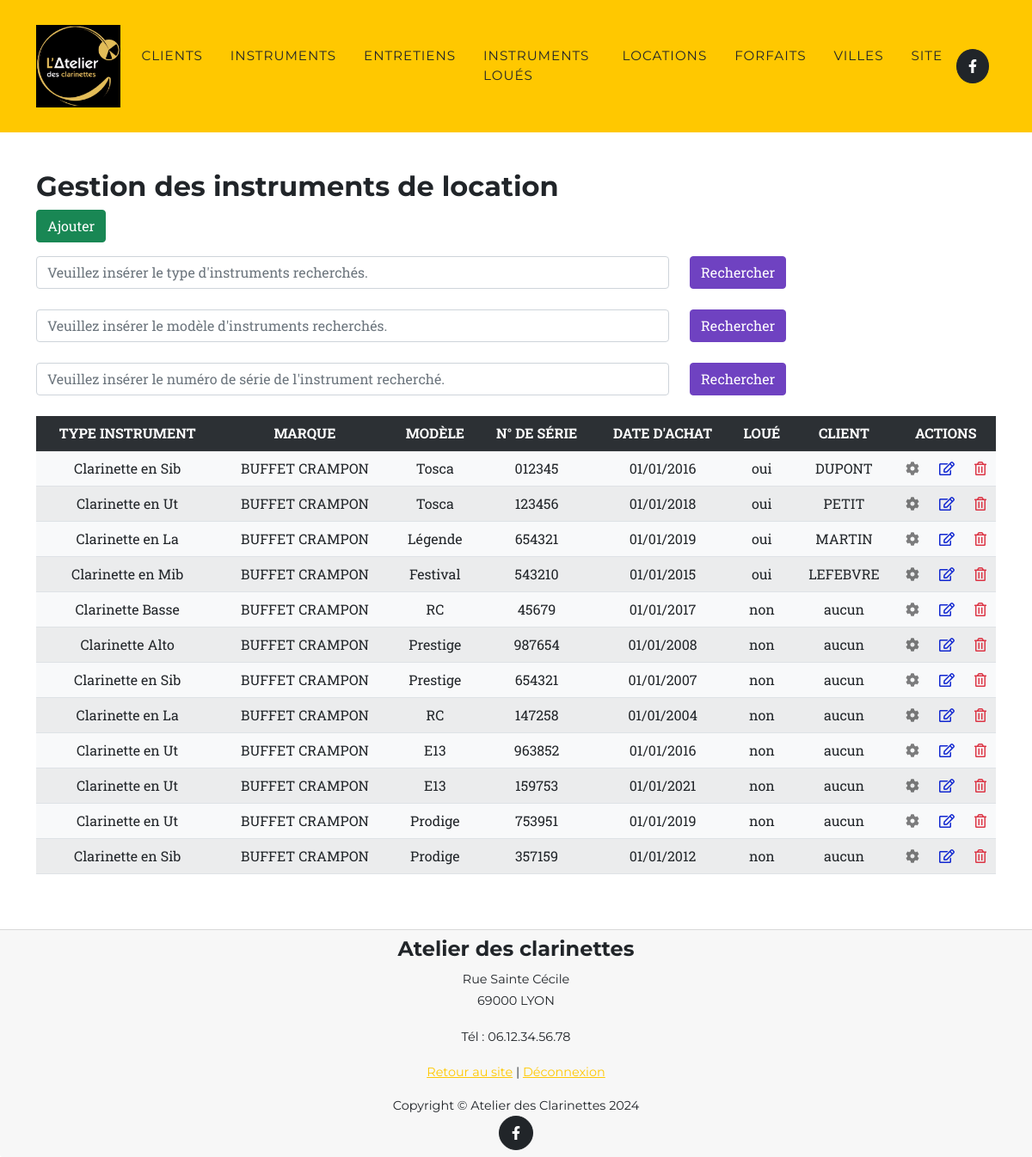
Page /admin/tableaux/tabInstrument_Locations.php on the committed database.
### tables this page shows
CREATE TABLE IF NOT EXISTS `INSTRUMENT` (
  `idInstrument` INT NOT NULL AUTO_INCREMENT,
  `typeInstrument` VARCHAR(150) NOT NULL,
  `marque` VARCHAR(50) NOT NULL,
  `modele` VARCHAR(50) NOT NULL,
  `numeroSerie` VARCHAR(50) NOT NULL,
  `dateAchat` DATE NOT NULL,
  `parcLocation` TINYINT NOT NULL,
  `fkIdClient` INT,
  `fkIdLocation` INT,
  PRIMARY KEY (`idInstrument`),
  CONSTRAINT `INSTRUMENT_fkIdClient`
    FOREIGN KEY (`fkIdClient`)
    REFERENCES `CLIENT` (`idClient`)
    ON DELETE NO ACTION
    ON UPDATE NO ACTION);

CREATE TABLE IF NOT EXISTS `CLIENT` (
  `idClient` INT NOT NULL AUTO_INCREMENT,
  `nom` VARCHAR(150) NOT NULL,
  `prenom` VARCHAR(150) NOT NULL,
  `adresse` VARCHAR(150) NOT NULL,
  `telephone` VARCHAR(15) NOT NULL,
  `email` VARCHAR(150) NOT NULL,
  `password` VARCHAR(255) NOT NULL,
  `profilAdmin` TINYINT NULL,
  `estValide` INT NULL,
  `jetonValidation` VARCHAR(255) NULL,
  `fkIdVille` INT NOT NULL,
  PRIMARY KEY (`idClient`, `fkIdVille`),
  CONSTRAINT `CLIENT_fkIdVille`
    FOREIGN KEY (`fkIdVille`)
    REFERENCES `VILLE` (`idVille`)
    ON DELETE NO ACTION
    ON UPDATE NO ACTION);

### includes/classes/InstrumentRepo.php (called while the page is built, shortened)
<?php
class InstrumentRepo
{
	public static function getInstrumentsLocation()
	{
		if(empty ($BD)){
			$BD = connexionBD();
		}
        $SQL = "SELECT idInstrument, typeInstrument, marque, modele, numeroSerie, dateAchat, parcLocation, fkIdClient, fkIdLocation " .
        "FROM `INSTRUMENT` ";
		if (empty($_GET["q"])){
			$SQL .= "WHERE `INSTRUMENT`.parcLocation = true ";
		}
		$instruments  = array();
		if ($requete = $BD->prepare($SQL)) {
			if ($requete->execute()) {
				while ($resultat = $requete->fetch(PDO::FETCH_ASSOC)) {
					$instrument = new Instrument($resultat["idInstrument"], $resultat["typeInstrument"], $resultat["marque"], $resultat["modele"], $resultat["numeroSerie"], $resultat["dateAchat"], $resultat["parcLocation"], $resultat["fkIdClient"], $resultat["fkIdLocation"]);
					array_push($instruments, $instrument);
				}
			} else
				afficherErreurPDO(__FILE__, $requete);
		}
		return $instruments;
	}
}

### includes/classes/ClientRepo.php (called while the page is built, shortened)
<?php
class ClientRepo
{
	public static function getClient(int $idClient)
	{
		if(empty ($BD)){
			$BD = connexionBD();
		}
		$SQL = "SELECT idClient, nom, prenom, adresse, telephone, email, password, profilAdmin, estValide, jetonValidation, fkIdVille " .
				"FROM `CLIENT` " .
				"WHERE `CLIENT`.idClient = :id;";
		$client  = null;
		if ($requete = $BD->prepare($SQL)) {
			if ($requete->execute(array(':id' => $idClient))) {
				if ($resultat = $requete->fetch(PDO::FETCH_ASSOC)) {
					$client = new Client($resultat["idClient"], $resultat["nom"], $resultat["prenom"], $resultat["adresse"],  $resultat["telephone"], $resultat["email"], $resultat["password"], $resultat["profilAdmin"], $resultat["estValide"], $resultat["jetonValidation"], $resultat["fkIdVille"]);
				}
			} else
				afficherErreurPDO(__FILE__, $requete);
		}
		return $client;
	}
}

### includes/classes/Instrument.php (called while the page is built, shortened)
<?php
class Instrument
{
	private $idInstrument;
    private $typeInstrument;
	private $marque;
	private $modele;
    private $numeroSerie;
	private $dateAchat;
	private $client;
	private $statutLocation;
	public function __construct(int $idInstrument, string $typeInstrument, string $marque, string $modele, string $numeroSerie, string $dateAchat, bool $parcLocation, ?int $fkIdClient, ?int $fkIdLocation)
	{
		$this->idInstrument = $idInstrument;
        $this->typeInstrument = $typeInstrument;
		$this->marque = $marque;
		$this->modele = $modele;
        $this->numeroSerie = $numeroSerie;
		$this->dateAchat = strtotime($dateAchat);
		$this->client = is_null($fkIdClient) ? null : ClientRepo::getClient($fkIdClient);
		if($fkIdClient != null && $parcLocation){
			$this->statutLocation = true;
		}
	}
	public function getIdInstrument(): int
	{
		return $this->idInstrument;
	}
    public function getTypeInstrument(): string
	{
		return $this->typeInstrument;
	}
	public function getMarque(): string
	{
		return $this->marque;
	}
	public function getModele(): string
	{
		return $this->modele;
	}
    public function getNumeroSerie(): string
	{
		return $this->numeroSerie;
	}
	public function getDateAchatTab(): string
	{
		return date("d/m/Y", $this->dateAchat);
	}
	public function getClient(): ?Client
	{
		return $this->client;
	}
	public function isStatutLocation(): string
	{
		return ($this->statutLocation) ? "oui" : "non";
	}
}

### includes/classes/VilleRepo.php (called while the page is built, shortened)
<?php
class VilleRepo
{
    public static function getVille(int $id)
	{
		$BD = connexionBD();
		$SQL = "SELECT  idVille, cp, nomVille, departement, region " .
			"FROM `VILLE` " .
			"WHERE `VILLE`.idVille = :id;";
		$ville  = null;
		if ($requete = $BD->prepare($SQL)) {
			if ($requete->execute(array(':id' => $id))) {
				if ($resultat = $requete->fetch(PDO::FETCH_ASSOC)) {
                    $ville = new Ville($resultat["idVille"], $resultat["cp"], $resultat["nomVille"], $resultat["departement"], $resultat["region"]);
				}
			} else
				afficherErreurPDO(__FILE__, $requete);
		}
		return $ville;
	}
}

### includes/classes/Client.php (called while the page is built, shortened)
<?php
class Client
{
	private $nom;
	public function __construct(int $idClient, string $nom, string $prenom, string $adresse, string $telephone, string $email, string $password, string $profilAdmin, string $estValide, string $jetonValidation, int $fkIdVille)
	{
		$this->nom = $nom;
		$this->ville = VilleRepo::getVille($fkIdVille);
	}
	public function getNom(): string
	{
		return $this->nom;
	}
}

### admin/tableaux/tabInstrument_Locations.php (the view, shortened to what this page needs)
<?php
require_once("../header_footer/headerAdmin.php");
$lesinstruLocs = InstrumentRepo::getInstrumentsLocation();
?>
<section class="page-section" id="instruments">
	<div class="container">
		<h2>Gestion des instruments de location</h2>
		<p><a class="btn btn-success" href='/admin/formulaires/formulaireInstrument.php?type=location'>Ajouter</a></p>
		<form action="tabInstrument_Locations.php" method="get" id="rechercheType">
			<div class="row">
				<div class="col-8">
					<input type="text" class="form-control" name="s" id="s" placeholder="Veuillez insérer le type d'instruments recherchés." value="<?= htmlentities($_GET['s'] ?? null)?>">
				</div>
				<div class="col-4">
					<input type="submit" class="btn custom-btn-info mb-4" name="btnRechercher" value="Rechercher">
				</div>
			</div>
		</form>
		<form action="tabInstrument_Locations.php" method="get" id="rechercheModele">
			<div class="row">
				<div class="col-8">
					<input type="text" class="form-control" name="q" id="q" placeholder="Veuillez insérer le modèle d'instruments recherchés." value="<?= htmlentities($_GET['q'] ?? null)?>">
				</div>
				<div class="col-4">
					<input type="submit" class="btn custom-btn-info mb-4" name="btnRechercherClient" value="Rechercher">
				</div>
			</div>
		</form>
		<form action="tabInstrument_Locations.php" method="get" id="rechercheInstru">
			<div class="row">
				<div class="col-8">
					<input type="text" class="form-control" name="r" id="r" placeholder="Veuillez insérer le numéro de série de l'instrument recherché." value="<?= htmlentities($_GET['r'] ?? null)?>">
				</div>
				<div class="col-4">
					<input type="submit" class="btn custom-btn-info mb-4" name="btnRechercherClient" value="Rechercher">
				</div>
			</div>
		</form>
		<div class="table-responsive">
			<table class="table table-striped bg-light text-center">
				<tr class="table-dark">
					<th>TYPE INSTRUMENT</th>
					<th>MARQUE</th>
					<th>MODÈLE</th>
					<th>N° DE SÉRIE</th>
					<th>DATE D'ACHAT</th>
					<th>LOUÉ</th>
					<th>CLIENT</th>
					<th colspan="3">ACTIONS</th>
				</tr>
				<?php
				$tr ="";
				if (count($lesinstruLocs)>0) {
					foreach ($lesinstruLocs as $instruLoc) {
						$tr .= "<tr>";
						$tr .= "<td>" . $instruLoc->GetTypeInstrument() . "</td>";
						$tr .= "<td>" . $instruLoc->GetMarque() . "</td>";
						$tr .= "<td>" . $instruLoc->GetModele() . "</td>";
						$tr .= "<td>" . $instruLoc->GetNumeroSerie() . "</td>";
						$tr .= "<td>" . $instruLoc->GetDateAchatTab() . "</td>";
						$tr .= "<td>" . $instruLoc->isStatutLocation() . "</td>";
						if($instruLoc->getClient() != null){
							$tr .= "<td>" . $instruLoc->getClient()->getNom() . "</td>";
						}else{
							$tr .= "<td>aucun</td>";
						}
						$tr .= "<td><a href='/admin/tableaux/tabEntretiens.php?idInstrument=" . $instruLoc->GetIdInstrument() . "'><i class=\"fas fa-cog text-black-50\"></a></td>";
						$tr .= "<td><a href='/admin/formulaires/formulaireInstrument.php?id=" . $instruLoc->GetIdInstrument() . "&type=location'><i class=\"far fa-edit text-blue\"></a></td>";
						$tr .= "<td><a href='/admin/tableaux/tabInstrument_Locations.php?idSuppression=" . $instruLoc->GetIdInstrument() . "'><i class=\"far fa-trash-alt text-danger\"></a></td>";
						$tr .= "</tr>";
					}
					echo $tr;
				}else {
					echo "<div class=\"alert alert-danger alert-dismissible fade show\" role=\"alert\">Aucun instrument n'est répertorié.<button type=\"button\" class=\"btn-close\" data-dismiss=\"alert\" aria-label=\"Close\"></button></div>";
				}
				?>
			</table>
		</div>
	</div>
</section>
<?php
	require_once("../header_footer/footerAdmin.php");
?>

### rows in the picture
instrument: typeInstrument "Clarinette en Sib", marque "BUFFET CRAMPON", modele "Tosca", numeroSerie "012345", dateAchat "01/01/2016", isStatutLocation "oui"
client: nom "DUPONT"
instrument: typeInstrument "Clarinette en Ut", marque "BUFFET CRAMPON", modele "Tosca", numeroSerie "123456", dateAchat "01/01/2018", isStatutLocation "oui"
client: nom "PETIT"
instrument: typeInstrument "Clarinette en La", marque "BUFFET CRAMPON", modele "Légende", numeroSerie "654321", dateAchat "01/01/2019", isStatutLocation "oui"
client: nom "MARTIN"
instrument: typeInstrument "Clarinette en Mib", marque "BUFFET CRAMPON", modele "Festival", numeroSerie "543210", dateAchat "01/01/2015", isStatutLocation "oui"
client: nom "LEFEBVRE"
instrument: typeInstrument "Clarinette Basse", marque "BUFFET CRAMPON", modele "RC", numeroSerie "45679", dateAchat "01/01/2017", isStatutLocation "non", shows "aucun"
instrument: typeInstrument "Clarinette Alto", marque "BUFFET CRAMPON", modele "Prestige", numeroSerie "987654", dateAchat "01/01/2008", isStatutLocation "non", shows "aucun"
instrument: typeInstrument "Clarinette en Sib", marque "BUFFET CRAMPON", modele "Prestige", numeroSerie "654321", dateAchat "01/01/2007", isStatutLocation "non", shows "aucun"
instrument: typeInstrument "Clarinette en La", marque "BUFFET CRAMPON", modele "RC", numeroSerie "147258", dateAchat "01/01/2004", isStatutLocation "non", shows "aucun"
instrument: typeInstrument "Clarinette en Ut", marque "BUFFET CRAMPON", modele "E13", numeroSerie "963852", dateAchat "01/01/2016", isStatutLocation "non", shows "aucun"
instrument: typeInstrument "Clarinette en Ut", marque "BUFFET CRAMPON", modele "E13", numeroSerie "159753", dateAchat "01/01/2021", isStatutLocation "non", shows "aucun"
instrument: typeInstrument "Clarinette en Ut", marque "BUFFET CRAMPON", modele "Prodige", numeroSerie "753951", dateAchat "01/01/2019", isStatutLocation "non", shows "aucun"
instrument: typeInstrument "Clarinette en Sib", marque "BUFFET CRAMPON", modele "Prodige", numeroSerie "357159", dateAchat "01/01/2012", isStatutLocation "non", shows "aucun"
